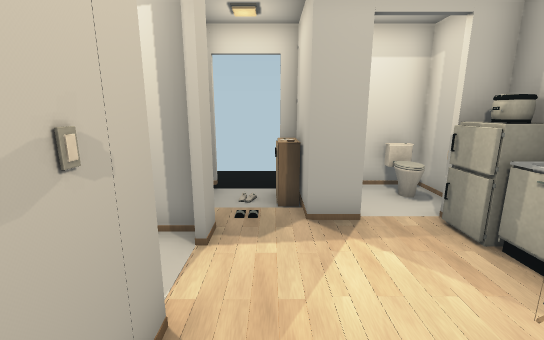
[1] (above)

12 first-person views from a walk through a Unity game level. The camera is 1.2 m above the floor, tilts 12° down and sees 90° across. The floor is counted in squares, 0.5 m on a side. Each view is taken from the middle of a square. On the plan, view 1 faces up. The plan holds only what a view shows up to about 18 squares ahead; the rest is blank. The player character is not drawn. Door leaves are left out, so doorways stand open.

[2]
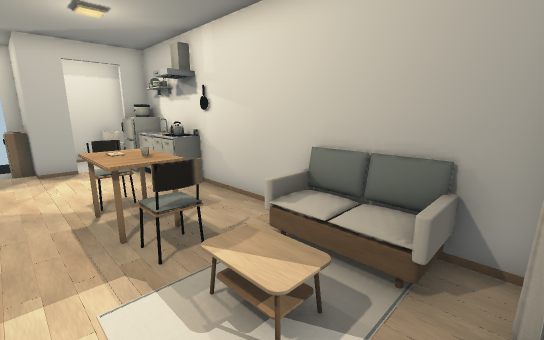

[3]
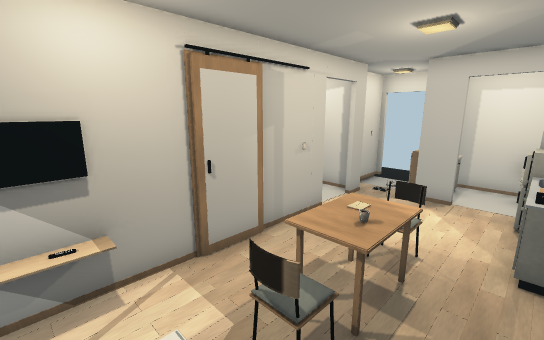

[4]
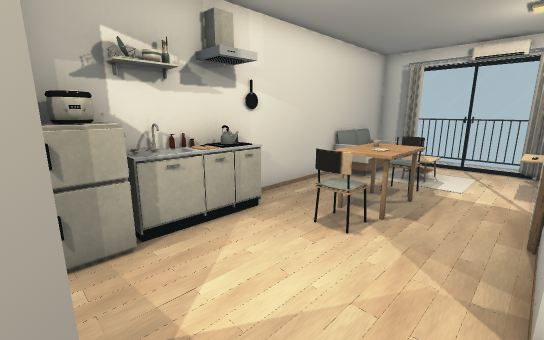

[5]
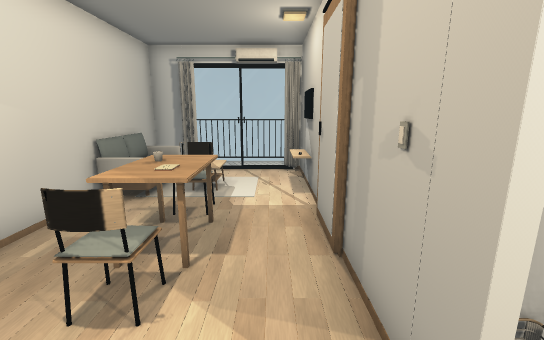

[6]
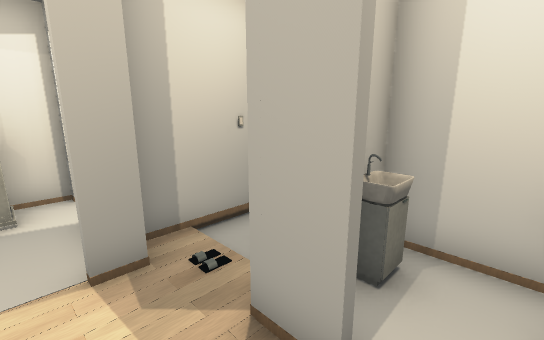

[7]
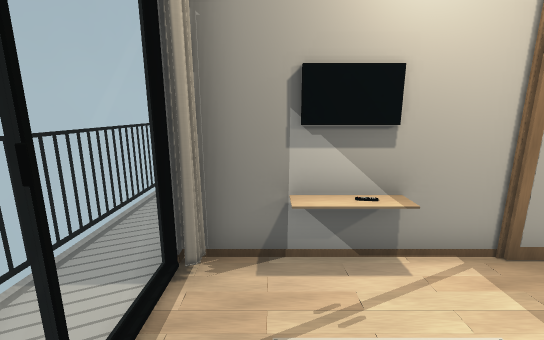

[8]
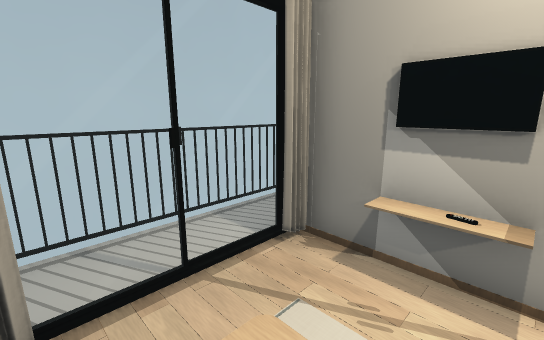

[9]
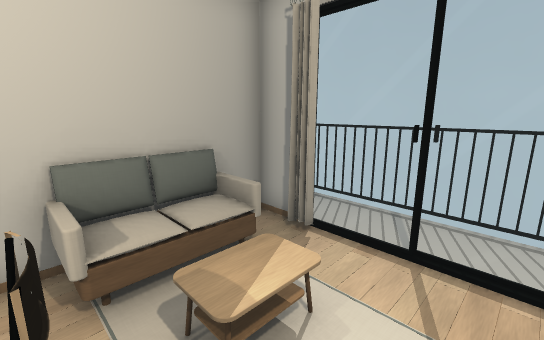

[10]
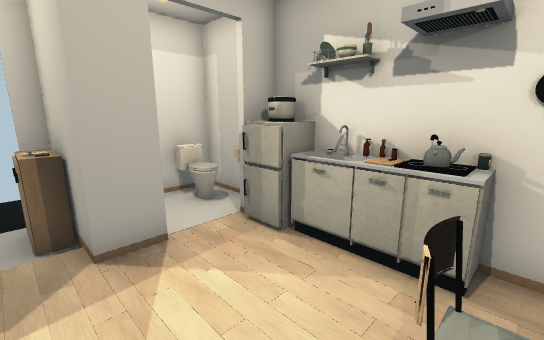

[11]
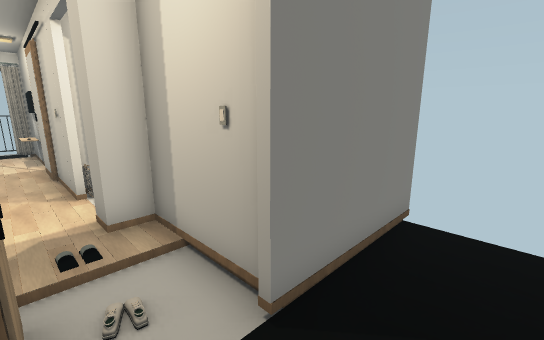

[12]
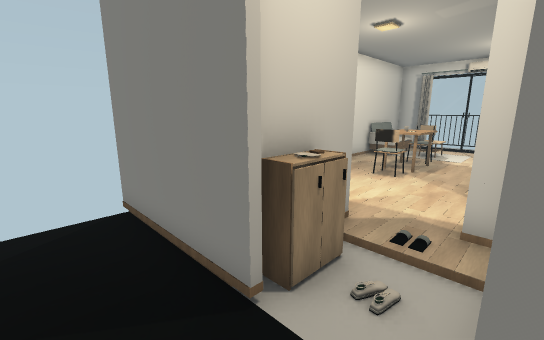

### Floor plan
Key: @ floor where view 1 was taken; # wall or solid block; . main floor; : floor 0.5 m higher than the main floor; D open door; = window, fence, low wall or low ledge; O other object.
Columns run from 6 left of view 1 to 5 right of it. Each row starts with its distance up from view 1.
 11  ..........
 10  ..........
  9 #####DD#####
  8     #.OOO.O#
  7     #.O#O..#
  6     #..#DDD#
  5     ##...OO
  4      D....OO
  3     #D....OO
  2     #O....OO
  1     ##. O.OO
  0      #@OOO.#
 -1      #.OOO.#
 -2      #.O#O.#
 -3      #.#O=O#
 -4      #....##
 -5      #..O.:#
 -6      #.... #
 -7      #..####
 -8      #====##
 -9   .........#
-10  ###########

Where each view was taken, in squares from view 1:
view 1: 0 up, 0 right, facing up
view 2: 7 down, 0 right, facing up-right
view 3: 5 down, 4 right, facing up-left
view 4: 6 up, 1 left, facing down-right
view 5: 4 up, 0 right, facing down
view 6: 4 up, 3 right, facing up-left
view 7: 6 down, 3 right, facing left
view 8: 4 down, 3 right, facing down-left
view 9: 3 down, 0 right, facing down-right
view 10: 1 up, 0 right, facing up-right
view 11: 11 up, 0 right, facing down-left
view 12: 11 up, 2 left, facing down-right
